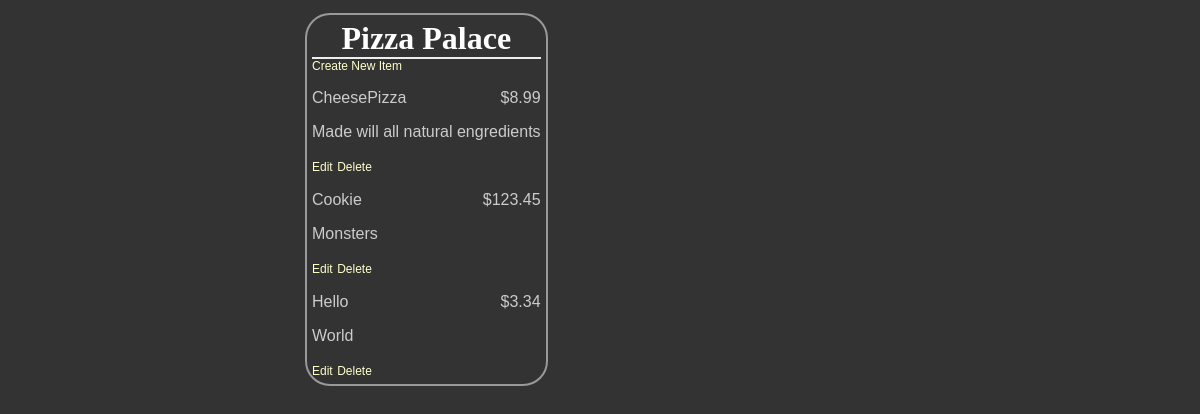
The app's page /restaurants/1/menu, older data.
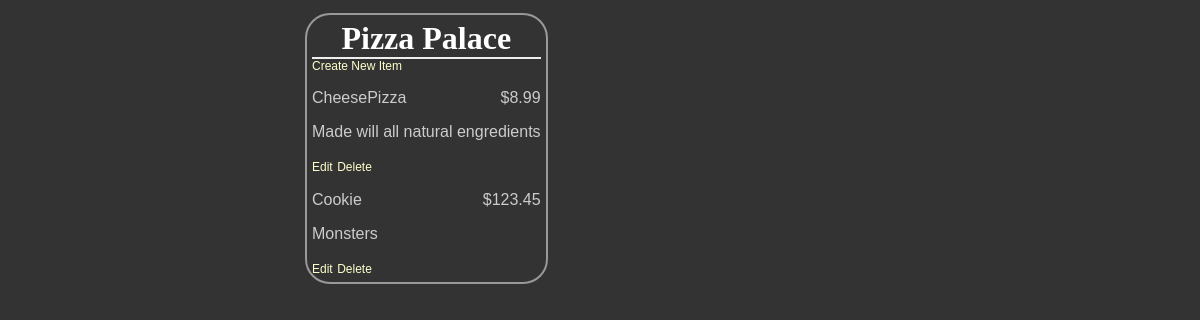
The same page, newer data.
### database_setup.py (models this page shows, shortened)
class Restaurant(Base):
    __tablename__ = 'restaurant'
    id = Column(Integer, primary_key=True)
    name = Column(String(250), nullable=False)

class MenuItem(Base):
    __tablename__ = 'menu_item'
    id = Column(Integer, primary_key=True)
    name = Column(String(80), nullable=False)
    description = Column(String(250))
    price = Column(String(8))
    course = Column(String(250))
    restaurant_id = Column(Integer, ForeignKey('restaurant.id'))
    restaurant = relationship(Restaurant)

### project.py (the view)
@app.route('/')
@app.route('/restaurants/<int:restaurant_id>/menu')
def restaurantMenu(restaurant_id):
    session = DBSession()
    restaurant = session.query(Restaurant).filter_by(id=restaurant_id).one()
    items = session.query(MenuItem).filter_by(restaurant_id=restaurant_id)
    return render_template(
        'menu.html', restaurant=restaurant, items=items, restaurant_id=restaurant_id)

### templates/menu.html (shortened to what this page needs)
<html>
    <head>
        <link rel="stylesheet" type="text/css" href="{{ url_for('static', filename='styles.css') }}"></head>
        <body>
            <div class='pane'>
                <div class='header'>
                    <h1>{{ restaurant.name }}</h1>
                </div>
                <a href='{{url_for('newMenuItem', restaurant_id = restaurant.id) }}'>Create New Item</a>
                {% for i in items %}
                    <div class='nameAndPrice'>
                        <span class='name'>
                            <p>{{i.name}}</p>
                        </span>
                        <span class='price'>
                            <p>{{i.price}}
                            </p>
                        </span>
                    </div>
                    <div class='description'>
                        <p>{{i.description}}</p>
                    </div>
                    <div class="editdeletepane">
                        <a href='{{url_for('editMenuItem',restaurant_id = restaurant.id, menu_id=i.id)}}'>Edit</a>
                        <a href='{{url_for('deleteMenuItem', restaurant_id = restaurant.id, menu_id=i.id)}}'>
                            Delete</a>
                    </div>
                {% endfor %}
            </div>
    </body>
</html>

### static/styles.css (style rules this page uses)
body { font-family: sans-serif; background-color: #333333 }
h1, h2, h3, h4 { color: #ffffff; }
h1, h2 { font-family: 'georgia', serif; margin: 0; }
h1 { border-bottom: 2px solid #eee; }
p, dd, dt { color: #cccccc; }
a { text-decoration: none; color: #ffffcc; font-size: .75em; }
.pane { position: absolute; left: 25%; border: 2px solid; border-radius: 25px; padding: 5px; margin: 5px; border-color: #999999; background-color: #333333 }
.header { left: 50%; text-align: center; }
.name { width: 50%; display: inline-block; float: left; }
.price { text-align: right; width: 50%; float: right; }

Row changes from the older to the newer data that the page shows:
removed MenuItem: name "Hello", price "$3.34", description "World"
